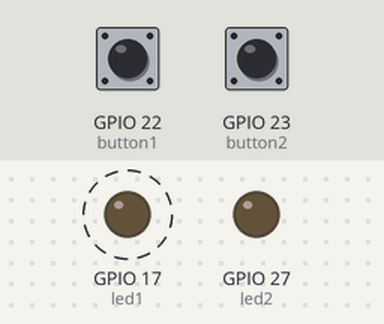
A program run on a simulated Raspberry Pi (BCM pin numbers). Shown: output pins drawn as LEDs (lit = HIGH). Dashed ring = blinking. Inputs (shaded band) come from the test bench; at power-on: GPIO 22 (button1) LOW, GPIO 23 (button2) LOW. The clock reads 2024-03-15 10:24:30 at power-on unless the program sets it.

Above: at 0.3 s.
At 3.3 s:
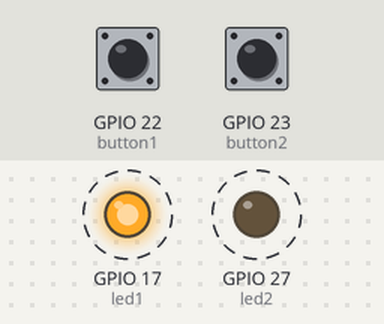
Timing chart, 0 to 4.6 s (numbered marks = the images above):
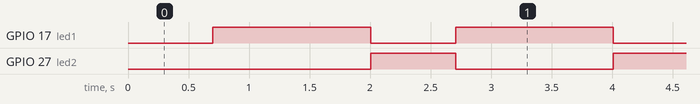

The program:

opdracht5.py
```python
import RPi.GPIO as GPIO
import time

GPIO.setmode(GPIO.BCM)

# Pin
led1 = 17
led2 = 27
button1 = 22
button2 = 23

GPIO.setup(led1, GPIO.OUT)
GPIO.setup(led2, GPIO.OUT)
GPIO.setup(button1, GPIO.IN, pull_up_down=GPIO.PUD_DOWN)
GPIO.setup(button2, GPIO.IN, pull_up_down=GPIO.PUD_DOWN)

led1_aan = False
led2_aan = False
tijd_led1 = time.time()
tijd_led2 = time.time()

try:
    while True:
        nu = time.time()
        knop1 = GPIO.input(button1) == GPIO.HIGH
        knop2 = GPIO.input(button2) == GPIO.HIGH

        if knop1:
            # LED1 knippert (1s/1s), LED2 blijft UIT
            if nu - tijd_led1 > 1.0:
                led1_aan = not led1_aan
                tijd_led1 = nu
                GPIO.output(led1, led1_aan)
            GPIO.output(led2, False)

        elif knop2:
            # LED2 knippert (0.7s/0.7s), LED1 blijft UIT
            if nu - tijd_led2 > 0.7:
                led2_aan = not led2_aan
                tijd_led2 = nu
                GPIO.output(led2, led2_aan)
            GPIO.output(led1, False)

        else:
            # Geen knoppen: LED1 knippert met 1.3s/0.7s
            interval1 = 1.3 if led1_aan else 0.7
            if nu - tijd_led1 > interval1:
                led1_aan = not led1_aan
                tijd_led1 = nu
                GPIO.output(led1, led1_aan)
                GPIO.output(led2, not led1_aan)

        time.sleep(0.01)

finally:
    GPIO.cleanup()
```

Measured:
- by itself, GPIO 17 (led1): alternates HIGH for 1.3 s and LOW for 0.70 s
- by itself, GPIO 27 (led2): alternates HIGH for 0.70 s and LOW for 1.3 s
